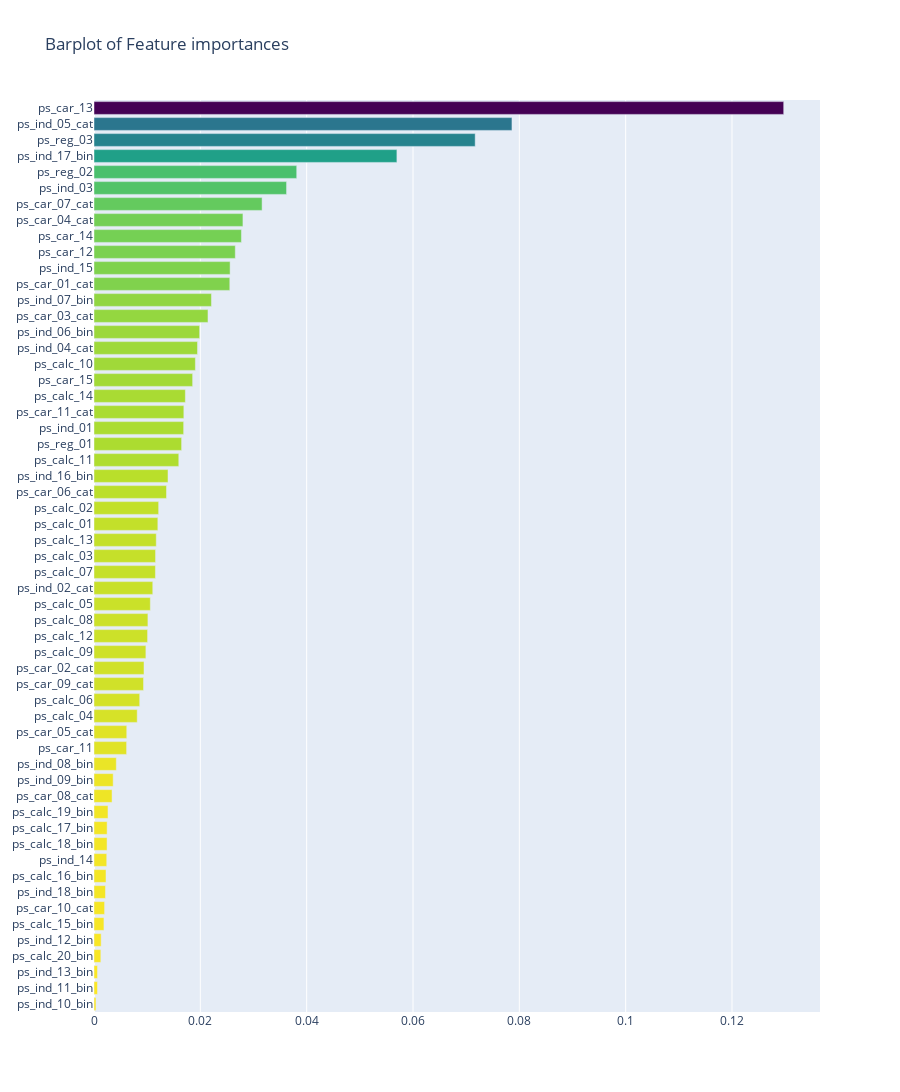

Notebook cell for this chart:
### Code cell
x, y = (list(x) for x in zip(*sorted(zip(rf.feature_importances_, features),
                                    reverse = False)))

trace2 = go.Bar(
    x = x,
    y = y,
    marker = dict(
        color = x,
        colorscale = 'Viridis',
        reversescale = True
    ), 
    name = 'Random Forest Feature importance',
    orientation = 'h',
)

layout = dict(
    title = 'Barplot of Feature importances',
    width = 900, height = 2000,
    yaxis = dict(
        showgrid = False,
        showline = False,
        showticklabels = True,
    ))

fig1 = go.Figure(data = [trace2])
fig1['layout'].update(layout)
py.iplot(fig1, filename = 'plots')

### Figure 1 — Plotly figure (JSON) as saved in the notebook; plotly's stock layout.template omitted (floating-point values rounded to 4 significant figures)
{"data": [{"marker": {"color": [0.0003743, 0.0006586, 0.0006631, 0.001287, 0.001347, 0.00187, 0.00199, 0.002158, 0.002257, 0.002396, 0.002456, 0.00247, 0.00263, 0.003394, 0.003608, 0.004199, 0.006131, 0.006161, 0.008129, 0.008598, 0.009318, 0.009404, 0.00976, 0.01008, 0.01014, 0.01059, 0.01105, 0.01156, 0.01158, 0.01171, 0.01201, 0.01216, 0.01364, 0.01392, 0.01595, 0.01648, 0.01686, 0.0169, 0.01718, 0.01855, 0.01907, 0.01947, 0.01987, 0.02144, 0.02209, 0.02554, 0.0256, 0.02658, 0.02773, 0.02801, 0.03162, 0.03622, 0.03813, 0.05697, 0.0717, 0.07861, 0.1297], "colorscale": [[0, "#440154"], [0.1111, "#482878"], [0.2222, "#3e4989"], [0.3333, "#31688e"], [0.4444, "#26828e"], [0.5556, "#1f9e89"], [0.6667, "#35b779"], [0.7778, "#6ece58"], [0.8889, "#b5de2b"], [1, "#fde725"]], "reversescale": true}, "name": "Random Forest Feature importance", "orientation": "h", "type": "bar", "x": [0.0003743, 0.0006586, 0.0006631, 0.001287, 0.001347, 0.00187, 0.00199, 0.002158, 0.002257, 0.002396, 0.002456, 0.00247, 0.00263, 0.003394, 0.003608, 0.004199, 0.006131, 0.006161, 0.008129, 0.008598, 0.009318, 0.009404, 0.00976, 0.01008, 0.01014, 0.01059, 0.01105, 0.01156, 0.01158, 0.01171, 0.01201, 0.01216, 0.01364, 0.01392, 0.01595, 0.01648, 0.01686, 0.0169, 0.01718, 0.01855, 0.01907, 0.01947, 0.01987, 0.02144, 0.02209, 0.02554, 0.0256, 0.02658, 0.02773, 0.02801, 0.03162, 0.03622, 0.03813, 0.05697, 0.0717, 0.07861, 0.1297], "y": ["ps_ind_10_bin", "ps_ind_11_bin", "ps_ind_13_bin", "ps_calc_20_bin", "ps_ind_12_bin", "ps_calc_15_bin", "ps_car_10_cat", "ps_ind_18_bin", "ps_calc_16_bin", "ps_ind_14", "ps_calc_18_bin", "ps_calc_17_bin", "ps_calc_19_bin", "ps_car_08_cat", "ps_ind_09_bin", "ps_ind_08_bin", "ps_car_11", "ps_car_05_cat", "ps_calc_04", "ps_calc_06", "ps_car_09_cat", "ps_car_02_cat", "ps_calc_09", "ps_calc_12", "ps_calc_08", "ps_calc_05", "ps_ind_02_cat", "ps_calc_07", "ps_calc_03", "ps_calc_13", "ps_calc_01", "ps_calc_02", "ps_car_06_cat", "ps_ind_16_bin", "ps_calc_11", "ps_reg_01", "ps_ind_01", "ps_car_11_cat", "ps_calc_14", "ps_car_15", "ps_calc_10", "ps_ind_04_cat", "ps_ind_06_bin", "ps_car_03_cat", "ps_ind_07_bin", "ps_car_01_cat", "ps_ind_15", "ps_car_12", "ps_car_14", "ps_car_04_cat", "ps_car_07_cat", "ps_ind_03", "ps_reg_02", "ps_ind_17_bin", "ps_reg_03", "ps_ind_05_cat", "ps_car_13"]}], "layout": {"height": 2000, "title": {"text": "Barplot of Feature importances"}, "width": 900, "yaxis": {"showgrid": false, "showline": false, "showticklabels": true}}}
